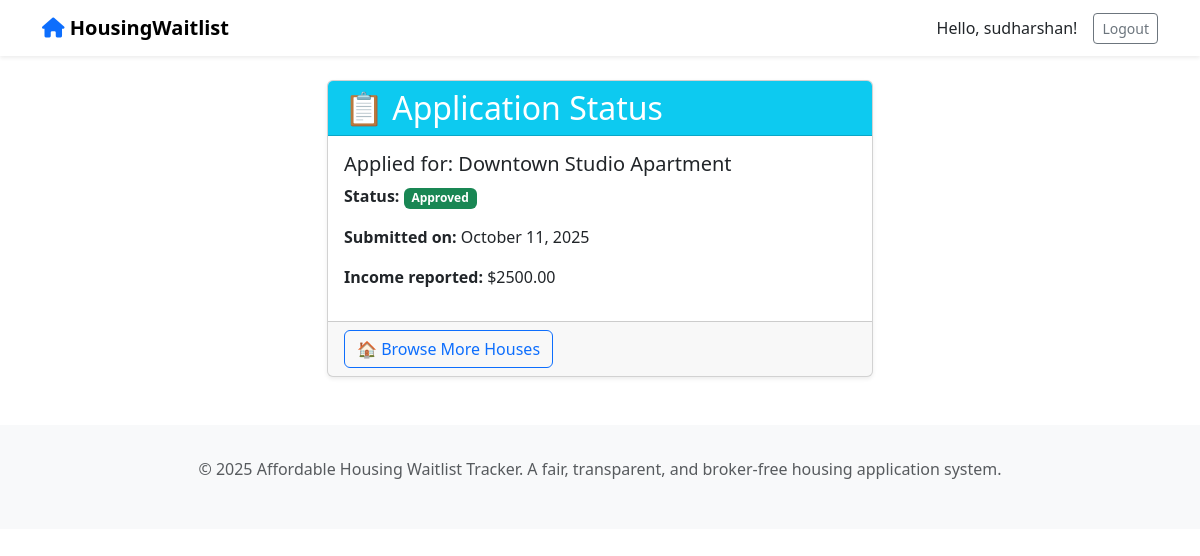
The app's page /housing/application/2/ (signed in) with its own data.
### housing/models.py (models this page shows, shortened)
class Applicant(models.Model):
    STATUS_CHOICES = [
        ('pending', 'Pending'),
        ('approved', 'Approved'),
        ('rejected', 'Rejected'),
    ]
    user = models.ForeignKey(User, on_delete=models.CASCADE, null=True, blank=True)
    name = models.CharField(max_length=255)
    contact = models.CharField(max_length=20)
    income = models.DecimalField(max_digits=12, decimal_places=2, validators=[MinValueValidator(0)])
    applied_house = models.ForeignKey(House, on_delete=models.CASCADE, related_name='applicants')
    status = models.CharField(max_length=10, choices=STATUS_CHOICES, default='pending')
    applied_at = models.DateTimeField(auto_now_add=True)

class House(models.Model):
    title = models.CharField(max_length=255)
    address = models.TextField()
    image = models.ImageField(upload_to='houses/', blank=True, null=True)
    rent = models.DecimalField(max_digits=10, decimal_places=2, validators=[MinValueValidator(0)])
    owner = models.ForeignKey(Owner, on_delete=models.CASCADE, related_name='houses')
    availability = models.BooleanField(default=True)

### housing/views.py (the view)
# urls.py: path('application/<int:applicant_id>/', views.application_status, name='application_status'),
@login_required
def application_status(request, applicant_id):
    applicant = get_object_or_404(Applicant, id=applicant_id, user=request.user)
    return render(request, 'housing/application_status.html', {'applicant': applicant})

### housing/templates/housing/application_status.html
{% extends 'base.html' %}
{% block content %}
<div class="container mt-4">
    <div class="row justify-content-center">
        <div class="col-md-6">
            <div class="card shadow-sm">
                <div class="card-header bg-info text-white">
                    <h2 class="mb-0">📋 Application Status</h2>
                </div>
                <div class="card-body">
                    <h5>Applied for: {{ applicant.applied_house.title }}</h5>
                    <div class="mb-3">
                        <strong>Status:</strong>
                        {% if applicant.status == 'pending' %}
                            <span class="badge bg-warning text-dark">Pending</span>
                        {% elif applicant.status == 'approved' %}
                            <span class="badge bg-success">Approved</span>
                        {% else %}
                            <span class="badge bg-danger">Rejected</span>
                        {% endif %}
                    </div>
                    <div class="mb-3">
                        <strong>Submitted on:</strong> {{ applicant.applied_at|date:"F d, Y" }}
                    </div>
                    <div class="mb-3">
                        <strong>Income reported:</strong> ${{ applicant.income }}
                    </div>
                </div>
                <div class="card-footer">
                    <a href="{% url 'housing:house_list' %}" class="btn btn-outline-primary">
                        🏠 Browse More Houses
                    </a>
                </div>
            </div>
        </div>
    </div>
</div>
{% endblock %}

### housing/templates/base.html (shortened to what this page needs)
<!DOCTYPE html>
<html lang="en">
<head>
    <link href="https://cdn.jsdelivr.net/npm/bootstrap@5.3.3/dist/css/bootstrap.min.css" rel="stylesheet">
    <link rel="stylesheet" href="https://cdnjs.cloudflare.com/ajax/libs/font-awesome/6.5.0/css/all.min.css">
</head>
<body>
    <nav class="navbar navbar-expand-lg navbar-light bg-white shadow-sm">
        <div class="container">
            <a class="navbar-brand fw-bold" href="{% url 'home' %}">
                <i class="fas fa-home text-primary"></i> HousingWaitlist
            </a>
            <div class="d-flex align-items-center">
                {% if user.is_authenticated %}
                    <span class="me-3">Hello, {{ user.username }}!</span>
                    <a href="{% url 'logout' %}" class="btn btn-outline-secondary btn-sm">Logout</a>
                {% else %}
                    <a href="{% url 'login' %}" class="btn btn-outline-primary me-2">Login</a>
                    <a href="{% url 'signup' %}" class="btn btn-primary">Sign Up</a>
                {% endif %}
            </div>
        </div>
    </nav>
    <main>
        {% block content %}{% endblock %}
    </main>
    <footer class="footer">
        <div class="container text-center text-muted">
            <p>© 2025 Affordable Housing Waitlist Tracker. A fair, transparent, and broker-free housing application system.</p>
        </div>
    </footer>
</body>
</html>

### housing/templates/base.html (style rules this page uses)
body { font-family: 'Segoe UI', system-ui, sans-serif; }
.footer { background: #f8f9fa; padding: 2rem 0; margin-top: 3rem; }

### records on screen
Applicant: applied_house "Downtown Studio Apartment", applied_at "October 11, 2025", income "2500.00"

### other values on screen
{{ user.username }} "sudharshan"
